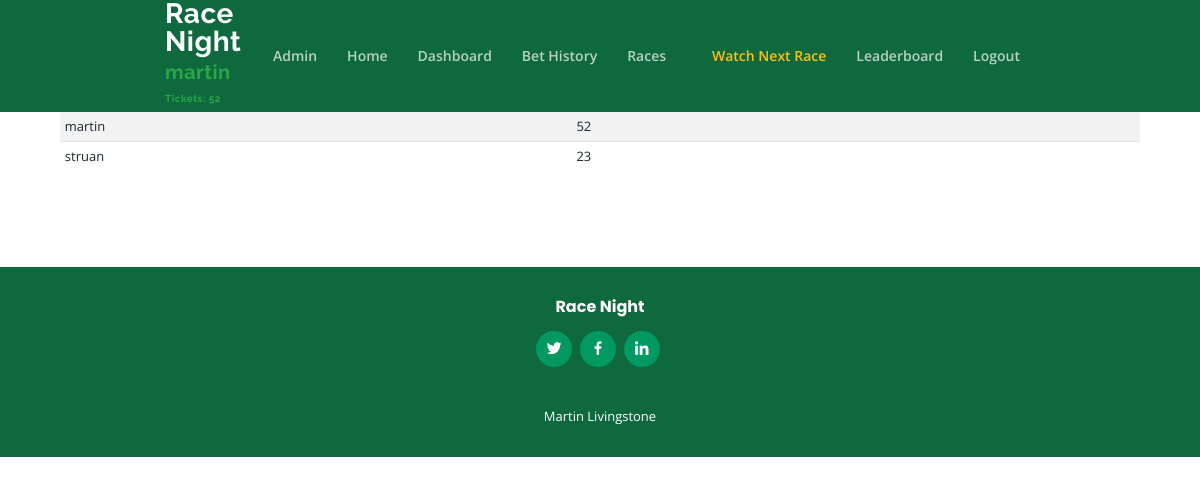
The page /races/leaderboard/ (signed in) on the database its author committed.
### accounts/models.py (models this page shows, shortened)
class Profile(models.Model):
    user = models.OneToOneField(User, on_delete=models.CASCADE)
    cash = models.PositiveIntegerField(default=20)

### races/views.py (the view)
# urls.py: path('leaderboard/',views.Leaderboard, name='leaderboard'),
def Leaderboard(request):
    profiles = Profile.objects.all().order_by('-cash')
    context = {'profiles':profiles}
    return render(request, 'races/leaderboard.html', context)

### racenight/context_processors.py (called while the page is built, shortened)
def get_race_numbers(request):
    race_ID = []
    races = Race.objects.all().order_by('number')
    for race in races:
        race_ID.append(race.id)
    if races:
        context = { 'race_one':     race_ID[0],
                    'race_two':     race_ID[1],
                    'race_three':   race_ID[2],
                    'race_four':    race_ID[3],
                    'race_five':    race_ID[4],}
    else:
       context = { 'race_one':     1,
                    'race_two':     2,
                    'race_three':   3,
                    'race_four':    4,
                    'race_five':    5,}
    return context

def get_race_status(request):
    race_status = []
    races = Race.objects.all().order_by('number')
    for race in races:
        race_status.append(race.status)
    if races:
        context = { 'race_status_one':     race_status[0],
                    'race_status_two':     race_status[1],
                    'race_status_three':   race_status[2],
                    'race_status_four':    race_status[3],
                    'race_status_five':    race_status[4],
    }
    return context

### races/templates/races/leaderboard.html
{% extends "base.html" %}
{% block content %}
<div class="container">
    <table class="table table-striped table-sm">
        <thead>
            <tr>
                <th>User</th>
                <th>Tickets</th>
            </tr>
        </thead>
        <tbody>
            {% for profile in profiles %}
            <tr>
                <td>{{ profile.user }}</td>
                <td>{{ profile.cash }}</td>
            </tr>
            {% endfor %}
        </tbody>
    </table>
</div>
{% endblock %}

### templates/base.html (shortened to what this page needs)
<!DOCTYPE html>
<html lang="en">
<head>
  <link href="/static/css/bootstrap.min.css" rel="stylesheet">
  <link href="/static/fonts/icofont.min.css" rel="stylesheet">
  <link href="/static/css/assets/boxicons/css/boxicons.min.css" rel="stylesheet">
  <link href="/static/css/assets/remixicon/remixicon.css" rel="stylesheet">
  <link href="/static/css/style.css" rel="stylesheet">
  <link href="/static/css/racenight.css" rel="stylesheet">
</head>
<body>
  <header id="header" class="fixed-top ">
    <div class="container-fluid">
      <div class="row justify-content-center">
        <div class="col-xl-9 d-flex align-items-center justify-content-between">
          {% if user.is_authenticated %}
          <h1 class="logo"><a href="{% url 'frontpage' %}">Race Night </a>
          <a href="{% url 'maindashboard' %}"><span class='text-success'  style='font-size:20px'>{{ user }}
          <sup class='text-success' style='font-size:10px'>Tickets: {{ user.profile.cash }}</sup></span></a>
          </h1>
          <nav class="nav-menu d-none d-lg-block">
            <ul>
              {% if user.is_superuser %}
              <li><a href="{% url 'admin:index' %}">Admin</a></li>
              {% endif %}
              <li><a href="{%url 'frontpage' %}">Home</a></li>
              <li><a class="nav-link" href="{% url 'maindashboard' %}">Dashboard</a></li>
              <li><a class="nav-link" href="{% url 'bethistory' %}">Bet History</a></li>
              <li class="drop-down"><a href="">Races</a>
              </li>
              <li><a class="nav-link text-warning" href="{% url 'races:watchnextrace'%}">Watch Next Race</a></li>
              <li><a href="{% url 'races:leaderboard' %}">Leaderboard</a></li>
              <li><a class="nav-link" href="{% url 'logout' %}">Logout</a></li>
            </ul>
          </nav>
          {% endif %}
        </div>
      </div>
    </div>
  </header>
  <main id="main">
    <section id="services" class="dashboard">
      <div class="container">
        {% block content %}
        {% endblock %}
      </div>
    </section>
  </main>
   <footer id="footer">
    <div class="container">
      <h3>Race Night</h3>
      <div class="social-links">
        <a href="https://twitter.com/MartLivingstone" class="twitter"><i class="bx bxl-twitter"></i></a>
        <a href="https://www.facebook.com/martin.livingstone.5011/" class="facebook"><i class="bx bxl-facebook"></i></a>
        <a href="https://www.linkedin.com/in/martinlivingstone/" class="linkedin"><i class="bx bxl-linkedin"></i></a>
      </div>
      <div class="credits">
        Martin Livingstone</a>
      </div>
    </div>
  </footer>
</body>
</html>

### static/css/style.css (style rules this page uses)
body { font-family: "Open Sans", sans-serif; color: #444444; }
a { color: #009961; }
h1, h2, h3, h4, h5, h6 { font-family: "Raleway", sans-serif; }
#header { z-index: 997; background: #0f693f; }
#header .logo { font-size: 28px; margin: 0; padding: 0; line-height: 1; font-weight: 700; letter-spacing: 0.5px; }
#header .logo a { color: #fff; }
.nav-menu ul { margin: 0; padding: 0; list-style: none; }
.nav-menu > ul { display: flex; }
.nav-menu > ul > li { position: relative; white-space: nowrap; margin: 0 12px; }
.nav-menu a { display: block; position: relative; color: rgba(255, 255, 255, 0.7); transition: 0.3s; font-size: 14px; padding: 25px 3px; font-weight: 600; font-family: "Open Sans", sans-serif; }
.nav-menu > ul > li > a:before { content: ""; position: absolute; width: 100%; height: 2px; bottom: -2px; left: 0; background-color: #009961; visibility: hidden; width: 0px; transition: all 0.3s ease-in-out 0s; }
.nav-menu .drop-down > a:after { content: "\ea99"; font-family: IcoFont; padding-left: 5px; }
.mobile-nav { position: fixed; top: 55px; right: 15px; bottom: 15px; left: 15px; z-index: 9999; overflow-y: auto; background: #fff; transition: ease-in-out 0.2s; opacity: 0; visibility: hidden; border-radius: 10px; padding: 10px 0; }
.mobile-nav * { margin: 0; padding: 0; list-style: none; }
.mobile-nav a { display: block; position: relative; color: #282828; padding: 10px 20px; font-weight: 500; outline: none; }
.mobile-nav .drop-down > a:after { content: "\ea99"; font-family: IcoFont; padding-left: 10px; position: absolute; right: 15px; }
.mobile-nav .drop-down > a { padding-right: 35px; }
section { padding: 80px 0; overflow: hidden; }
.dashboard { font-size: 13px; }
.dashboard .table { font-size: 13px; }
#footer { background: #0f693f; color: #fff; font-size: 14px; text-align: center; padding: 30px 0; }
#footer h3 { font-size: 16px; font-weight: 700; color: #fff; position: relative; font-family: "Poppins", sans-serif; padding: 0; margin: 0 0 15px 0; }
#footer .social-links { margin: 0 0 40px 0; }
#footer .social-links a { font-size: 18px; display: inline-block; background: #009961; color: #fff; line-height: 1; padding: 8px 0; margin-right: 4px; border-radius: 50%; text-align: center; width: 36px; height: 36px; transition: 0.3s; }
#footer .credits { font-size: 13px; }

### static/css/racenight.css (style rules this page uses)
div, iframe { display:block; margin: 0 auto; }

### rows shown on the page
Profile: user "martin", cash "52"
Profile: user "struan", cash "23"

### other values the page prints
{{ user }} "martin"
{{ user.profile.cash }} "52"
